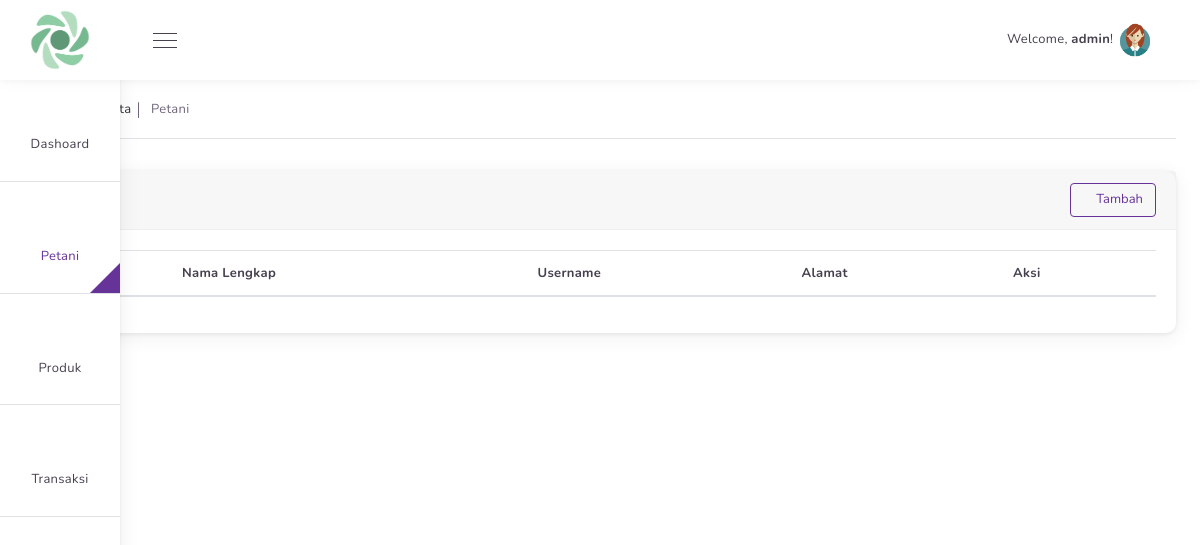
Page /views/petani (signed in) on the earlier database version.
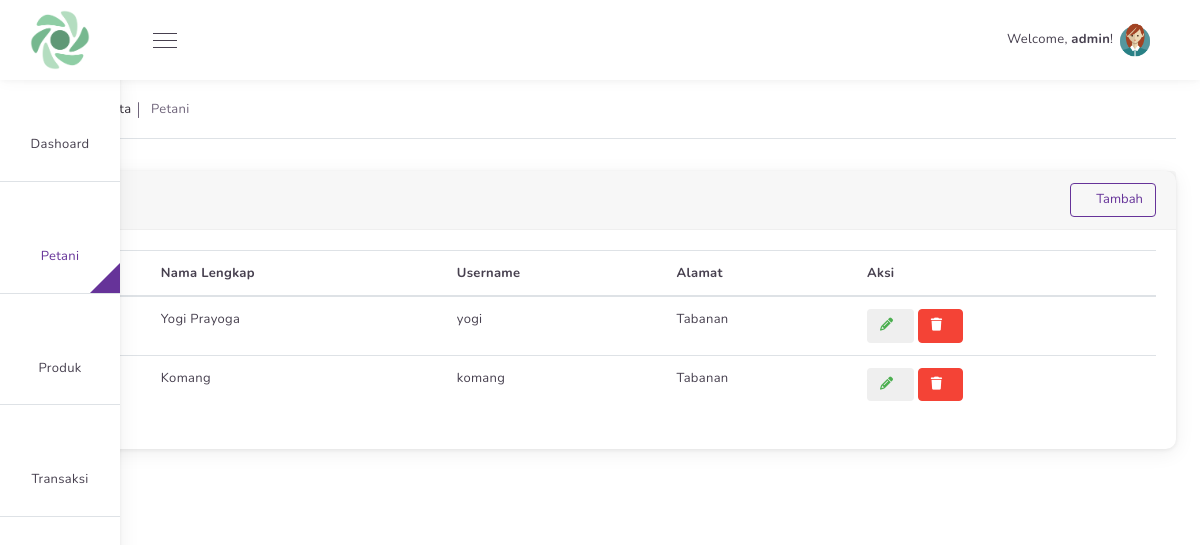
Same page on the later database version.
### tables this page shows
CREATE TABLE `petani` (
  `id` int(11) NOT NULL,
  `nama_lengkap` varchar(100) DEFAULT NULL,
  `alamat` varchar(100) DEFAULT NULL,
  `id_pengguna` int(11) NOT NULL
);

CREATE TABLE `pengguna` (
  `id` int(11) NOT NULL,
  `username` varchar(255) NOT NULL,
  `kata_sandi` varchar(255) NOT NULL,
  `role` int(11) NOT NULL DEFAULT 0
);

### views/petani/index.php (the view, shortened to what this page needs)
<?php
require_once('../../config/config.php');
$pageTitle = 'Petani';
$db = databaseConnection();
$query = "SELECT a.username, b.nama_lengkap, b.alamat, a.id as id_pengguna
            FROM pengguna a
            JOIN petani b
            ON a.id = b.id_pengguna
            WHERE a.role = 0";
$stmt = $db->query($query);
$results = $stmt->fetchAll();
?>
<div class="row">
    <div class="col-12">
        <div class="card mb-4">
            <div class="card-header">
                <div class="row">
                    <div class="col-6">
                    </div>
                    <div class="col-6 d-flex align-items-center">
                        <button type="button" class="btn btn-outline-primary btn-add btn-modal" data-cat="tambah">
                            <i class="nav-icon i-Pen-2 font-weight-bold"></i> Tambah
                        </button>
                    </div>
                </div>
            </div>
            <div class="card-body">
                <table class="table table-hover table-stripped" id="tableData">
                    <thead>
                        <tr>
                            <th>No</th>
                            <th>Nama Lengkap</th>
                            <th>Username</th>
                            <th>Alamat</th>
                            <th>Aksi</th>
                        </tr>
                    </thead>
                    <tbody>
                        <?php foreach ($results as $key => $value) : ?>
                            <tr>
                                <td><?= ($key + 1); ?></td>
                                <td><?= $value['nama_lengkap']; ?></td>
                                <td><?= $value['username']; ?></td>
                                <td><?= $value['alamat']; ?></td>
                                <td>
                                    <button class="btn btn-modal btn-default" data-id="<?= $value['id_pengguna']; ?>" data-cat='edit'>
                                        <i class="fa fa-pencil text-success mr-2 pointer"></i>
                                    </button>
                                    <button class="btn btn-delete btn-danger" data-id="<?= $value['id_pengguna']; ?>">
                                        <i class="fa fa-trash text-white mr-2 pointer"></i>
                                    </button>
                                </td>
                            </tr>
                        <?php endforeach; ?>
                    </tbody>
                </table>
            </div>
        </div>
    </div>
</div>
<?php
$content = ob_get_clean();
require_once('../../templates/master.php');
?>

### templates/master.php (shortened to what this page needs)
<!DOCTYPE html>
<html lang="en">
<head>
    <link id="gull-theme" rel="stylesheet" href="<?= $baseUrl; ?>/templates/assets/styles/css/themes/lite-purple.min.css" />
    <link rel="stylesheet" href="<?= $baseUrl; ?>/templates/assets/styles/vendor/perfect-scrollbar.css" />
    <link rel="stylesheet" type="text/css" href="https://cdnjs.cloudflare.com/ajax/libs/toastr.js/latest/toastr.min.css">
    <link rel="stylesheet" href="http://gull-html-laravel.ui-lib.com/assets/styles/vendor/datatables.min.css" />
    <link rel="stylesheet" href="https://cdnjs.cloudflare.com/ajax/libs/font-awesome/6.2.0/css/all.min.css">
    <link href="https://cdn.jsdelivr.net/npm/select2@4.1.0-rc.0/dist/css/select2.min.css" rel="stylesheet" />
</head>
<body class="text-left">
    <div class="app-admin-wrap layout-sidebar-large clearfix">
        <div class="main-header">
            <div class="logo">
                <a href="/">
                    <img src="<?= $baseUrl; ?>/templates/assets/images/logo.png" alt="" />
                </a>
            </div>
            <div class="menu-toggle">
                <div></div>
                <div></div>
                <div></div>
            </div>
            <div class="header-part-right">
                <div class="dropdown">
                    <div class="user col align-self-end">
                        Welcome, <strong><?= $_SESSION['username']; ?></strong>!
                        <img src="<?= $baseUrl; ?>/templates/assets/uploads/users/default.png" id="userDropdown" alt="" data-toggle="dropdown" aria-haspopup="true" aria-expanded="false" />
                    </div>
                </div>
            </div>
        </div>
        <div class="side-content-wrap">
            <div class="sidebar-left open rtl-ps-none" data-perfect-scrollbar data-suppress-scroll-x="true">
                <div class="navigation-left">
                    <li class="nav-item">
                        <a class="nav-item-hold" href="<?= $baseUrl; ?>">
                            <i class="nav-icon i-Bar-Chart"></i>
                            <span class="nav-text">Dashoard</span>
                        </a>
                    </li>
                    <?php if($_SESSION['role'] == 1) { ?>
                    <li class="nav-item <?php checkUrl('petani');?>">
                        <a class="nav-item-hold" href="<?= $baseUrl; ?>/views/petani">
                            <i class="nav-icon i-Administrator"></i>
                            <span class="nav-text">Petani</span>
                        </a>
                        <div class="triangle"></div>
                    </li>
                    <li class="nav-item <?php checkUrl('produk');?>">
                        <a class="nav-item-hold" href="<?= $baseUrl; ?>/views/produk">
                            <i class="nav-icon i-Bag"></i>
                            <span class="nav-text">Produk</span>
                        </a>
                    </li>
                    <?php } ?>
                    <li class="nav-item <?php checkUrl('transaksi');?>">
                        <a class="nav-item-hold" href="<?= $baseUrl; ?>/views/transaksi">
                            <i class="nav-icon i-Money-Bag"></i>
                            <span class="nav-text">Transaksi</span>
                        </a>
                    </li>
                </div>
            </div>
        </div>
        <div class="main-content-wrap sidenav-open d-flex flex-column">
            <div class="main-content">
                <div class="breadcrumb">
                    <h1><?= $pageTitle; ?></h1>
                    <ul>
                        <li><a href="#"><?= $pageSub; ?></a></li>
                        <li><?= $pageTitle; ?></li>
                    </ul>
                </div>
                <div class="separator-breadcrumb border-top"></div>
                <?= $content; ?>
            </div>
            <div class="flex-grow-1"></div>
        </div>
    </div>
</body>
</html>

### config/config.php (shortened to what this page needs)
<?php
$baseUrl = 'http://localhost/pupuk2';
function checkUrl($url)
{
    echo strpos($_SERVER['REQUEST_URI'], $url) !== false ? 'active' : '';
}

Differences in the rows shown:
added petani: nama_lengkap "Yogi Prayoga", id_pengguna.username "yogi", alamat "Tabanan"
added petani: nama_lengkap "Komang", id_pengguna.username "komang", alamat "Tabanan"
